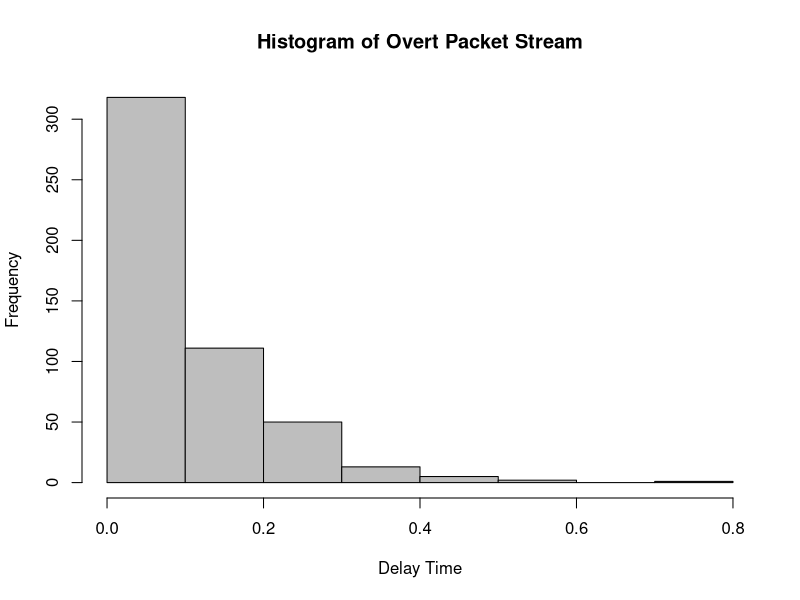
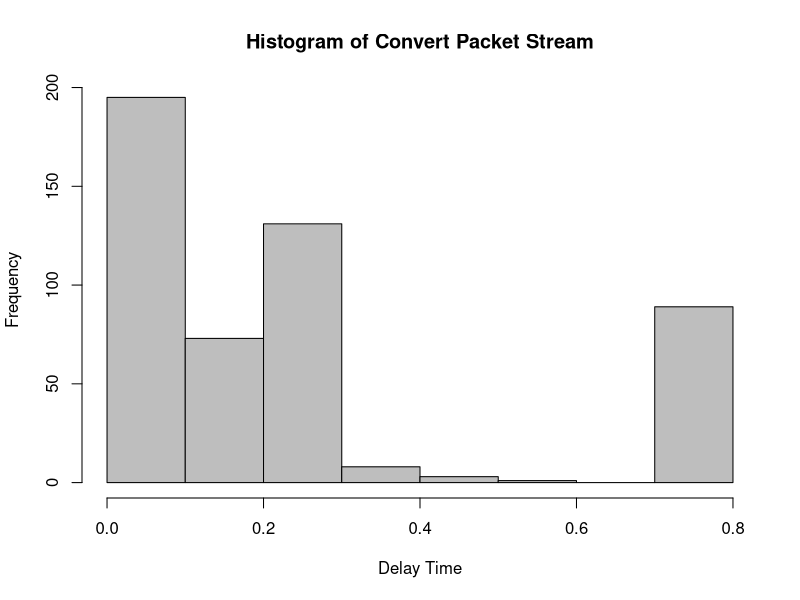
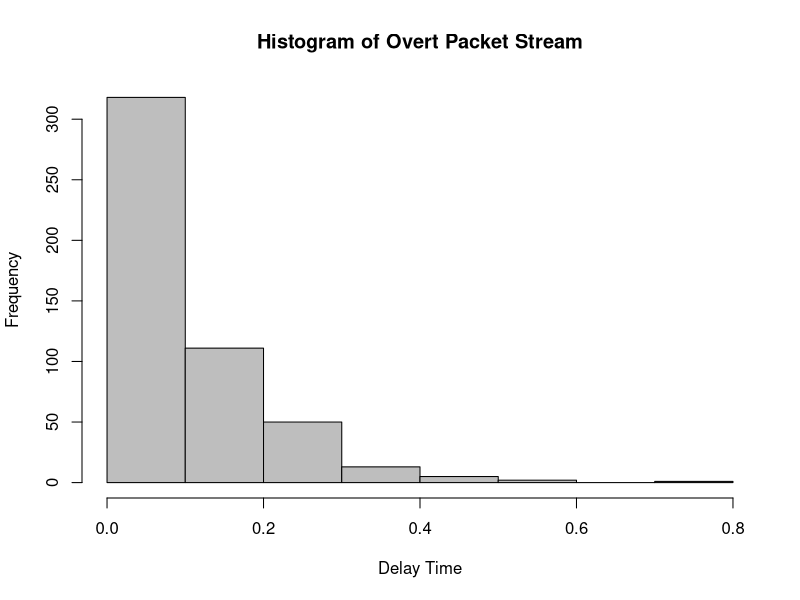
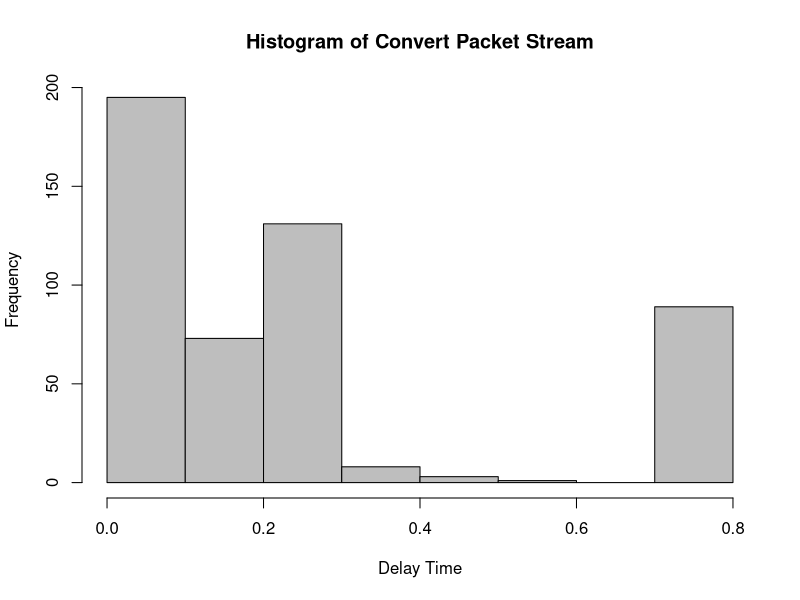
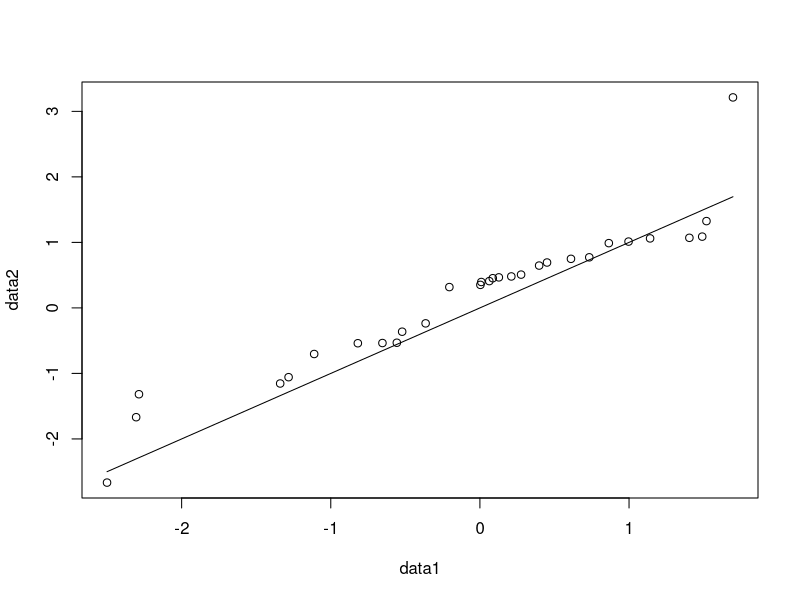
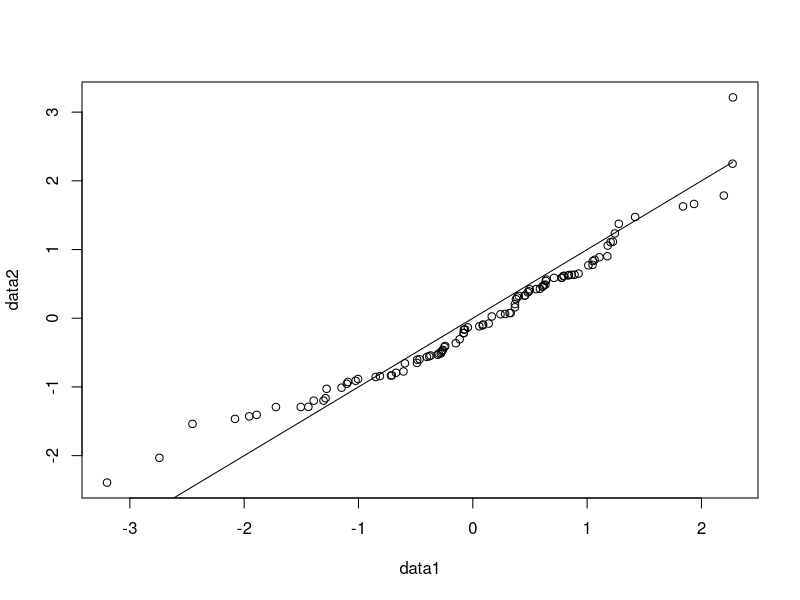
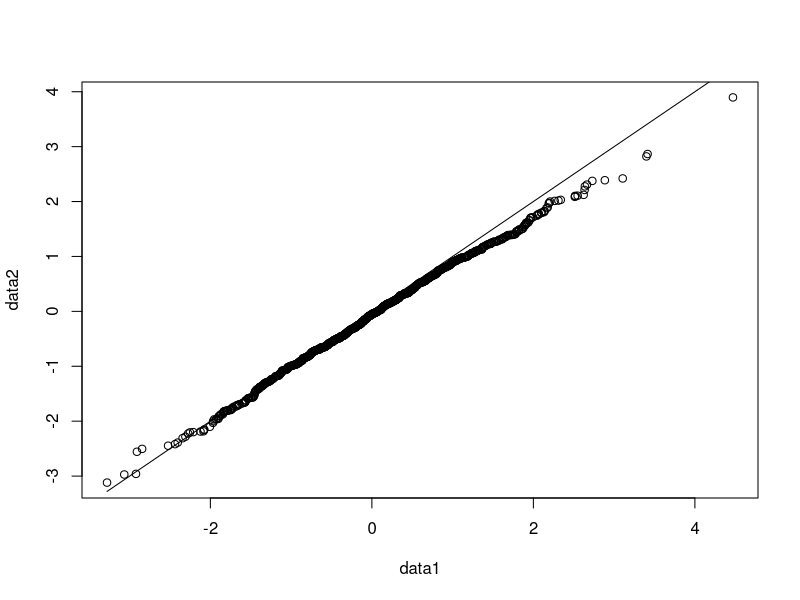
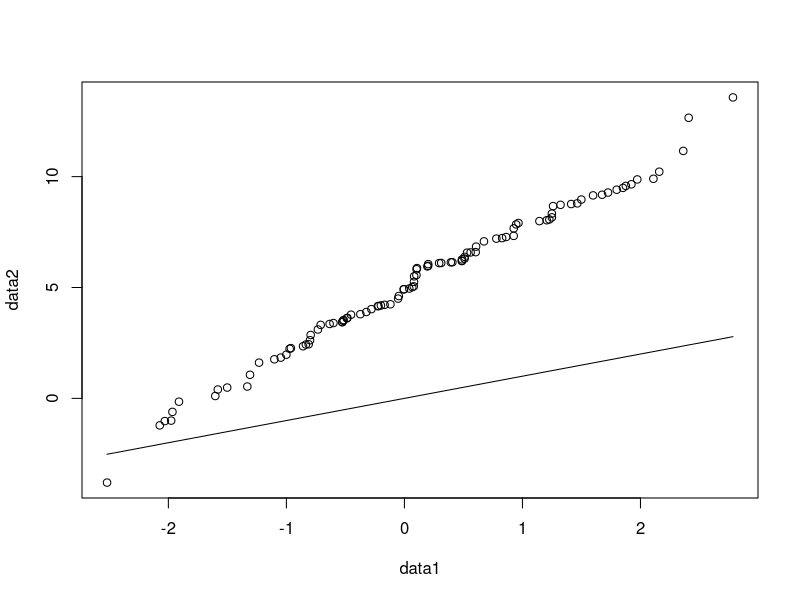

Here is the R script that generated these plots, in order: (Note: this script raises an error after producing the figures.)
## ---- chunk 1
knitr::opts_chunk$set(echo = TRUE)
## ---- chunk 2
Traffic_data_orig <- read.csv("Traffic_data_orig.csv", header=TRUE)
message <- "this is a secret message"
raw <- charToRaw(message)
time = Traffic_data_orig$Time
num = as.integer(rawToBits(raw))

delays = numeric(length(time) - 1)
for (i in (1:(length(time) - 1))) {
  delays[i] = time[i+1] - time[i]
}

index = 1
bitlen = length(raw)*8
encrpt <- numeric(length(raw)*8)
for (i in (0:(length(raw)-1))) {
  for (j in 1:8) {
    if (num[i*8+j] == 0) {
      encrpt[index] = 0.25
    }
    else {
      encrpt[index] = 0.75
    }
    index = index+1
    j = j-1
  }
}

delays2 = delays
for (i in (1:bitlen)) {
  delays2[i] = encrpt[i]
}
## ---- chunk 3
hist(delays, col='grey', xlab = 'Delay Time',
     main = 'Histogram of Overt Packet Stream')
hist(delays2, col='grey', xlab = 'Delay Time',
     main = 'Histogram of Convert Packet Stream')
## ---- chunk 4
Traffic_data_orig <- read.csv("Traffic_data_orig.csv", header=TRUE)
message <- "this is a secret message"
raw <- charToRaw(message)
time = Traffic_data_orig$Time
num = as.integer(rawToBits(raw))
delays = numeric(length(time) - 1)
for (i in (1:(length(time) - 1))) {
  delays[i] = time[i+1] - time[i]
}
m = median(delays)
max = max(delays)
min = min(delays)

index = 1
bitlen = length(raw)*8
encrpt <- numeric(length(raw)*8)
for (i in (0:(length(raw)-1))) {
  for (j in 1:8) {
    if (num[i * 8 + j] == 0) {
      encrpt[index] = runif(1, min, m)
    }
    else {
      encrpt[index] = runif(1, m, max)
    }
    index = index + 1
    j = j - 1
  }
}

delays3 = delays
for (i in (1:bitlen)) {
  delays3[i] = encrpt[i]
}
## ---- chunk 5
hist(delays, col='grey', xlab = 'Delay Time',
     main = 'Histogram of Overt Packet Stream')
hist(delays2, col='grey', xlab = 'Delay Time',
     main = 'Histogram of Convert Packet Stream')
## ---- chunk 6
data1 <- rnorm(30)
data2 <- rnorm(30)
qqplot(data1, data2)
lines(data1, data1, type = 'l')
## ---- chunk 7
data1 <- rnorm(100)
data2 <- rnorm(100)
qqplot(data1, data2)
lines(data1, data1, type = 'l')
data1 <- rnorm(1000)
data2 <- rnorm(1000)
qqplot(data1, data2)
lines(data1, data1, type = 'l')
## ---- chunk 8
data1 <- rnorm(100)
data2 <- rnorm(100, mean = 5, sd = 3)
qqplot(data1, data2)
lines(data1, data1, type = 'l')
## ---- chunk 9
data1 <- rexp(100)
data2 <- rexp(100)
qqplot(data1, data2)
lines(data1, data1, type = 'l')
data1 <- rexp(1000)
data2 <- rexp(1000)
qqplot(data1, data2)
lines(data1, data1, type = 'l')
## ---- chunk 10
data1 <- rnorm(100)
data2 <- rexp(100)
qqplot(data1, data2)
lines(data1, data1, type = 'l')
data1 <- rnorm(500)
data2 <- rexp(500)
qqplot(data1, data2)
lines(data1, data1, type = 'l')
## ---- chunk 11
qqplot(delays, delays2)
lines(delays, delays, type = 'l')
## ---- chunk 12
qqplot(delays, delays3)
lines(delays, delays, type = 'l')
## ---- chunk 13
Traffic_data_orig <- read.csv("Traffic_data_orig.csv", header=TRUE)
message <- "this is a secret message"
raw <- charToRaw(message)
time = Traffic_data_orig$Time
num = as.integer(rawToBits(raw))
delays = numeric(length(time) - 1)
for (i in (1:(length(time) - 1))) {
  delays[i] = time[i+1] - time[i]
}
m = median(delays)
max = max(delays)
min = min(delays)

index = 1
bitlen = length(raw)*8
encrpt <- numeric(length(raw)*8)
for (i in (0:(length(raw)-1))) {
  for (j in 1:8) {
    if (num[i * 8 + j] == 0) {
      encrpt[index] = sample(delays[which(delays >= min && delays <= m)])[1]
    }
    else {
      encrpt[index] = sample(delays[which(delays >= m && delays <= max)])[1]
    }
    index = index + 1
    j = j - 1
  }
}

delays4 = delays
for (i in (1:bitlen)) {
  delays4[i] = encrpt[i]
}
qqplot(delays, delays4)
lines(delays, delays, type = 'l')
## ---- chunk 14
generateMessage <- function (len) {
  message <- numeric(len)
  for (i in (1:len)){
    message[i] = sample(c(0,1), 1)
  }
  return(message)
}

generateTime <- function(ipd, len) {
  time <- numeric(len)
  time[1] = 0
  for (i in (2:len)){
    time[i] = time[i-1] + ipd[i-1]
  }
  return(time)
}

generateProb <- function (mlen, bufferNum) {
  bufferSize = 20
  currbuffer = bufferNum
  message <- generateMessage(mlen) # Generate the random bit pattern
  ipdSource <- rexp(100)
  ipdSend <- rexp(100)
  ipdEncrypt <- ipdSend
  ipdTime <- generateTime(ipdSource, 101)
  currTime = ipdTime[bufferNum]
  min = min(ipdSend)
  max = max(ipdSend)
  med = median(ipdSend)
  underflow = 0
  overflow = 0
  currbuffer = 2

  index = bufferNum + 1
 
    for (i in (1:mlen)) {
      # Generate a delay
      if (message[i] == 0) {
        delay = runif(1, min, med)
        ipdEncrypt[i] = delay
      } else {
        delay = runif(1, med, max)
        ipdEncrypt[i] = delay
      }
      currTime = currTime + delay # update time
      # Update the state of the buffer depending on the number of arrivals during that time.
      if (currTime <= ipdTime[index]) {
        currbuffer = currbuffer - 1
        if (currbuffer < 1){
          underflow = 1
          break
        }
      } else {
        currbuffer = currbuffer + 1
        if (currbuffer > bufferSize){
          overflow = 1
          break
        }
      }
      index = index + 1
    }
  return(c(underflow,overflow))
}
probsU <- numeric(1000)
probsO <- numeric(1000)
for (t in (1:1000)) {
  m <- c(16,32)
  bufferNum <- c(2,6,10,14,18)
  underflow = 0
  overflow = 0
  count = 0
  for (i in (1:2)) {
      for (j in (1:5)) {
        output <- generateProb(m[i], bufferNum[j])
        underflow = underflow + output[1]
        overflow = overflow + output[2]
        count = count + 1
      }
  }
  probsU[t] = underflow/count
  probsO[t] = overflow/count
}
c(mean(probsU), mean(probsO))
## ---- chunk 15
generateProb <- function (mlen, bufferNum) {
  bufferSize = 20
  currbuffer = bufferNum
  message <- generateMessage(mlen) # Generate the random bit pattern
  ipdSource <- runif(100,0,1)
  ipdSend <- runif(100,0,1)
  ipdEncrypt <- ipdSend
  ipdTime <- generateTime(ipdSource, 101)
  currTime = ipdTime[bufferNum]
  min = min(ipdSend)
  max = max(ipdSend)
  med = median(ipdSend)
  underflow = 0
  overflow = 0
  currbuffer = 2

  index = bufferNum + 1
 
    for (i in (1:mlen)) {
      # Generate a delay
      if (message[i] == 0) {
        delay = runif(1, min, med)
        ipdEncrypt[i] = delay
      } else {
        delay = runif(1, med, max)
        ipdEncrypt[i] = delay
      }
      currTime = currTime + delay # update time
      # Update the state of the buffer depending on the number of arrivals during that time.
      if (currTime <= ipdTime[index]) {
        currbuffer = currbuffer - 1
        if (currbuffer < 1){
        underflow = 1
        break
      }
      } else {
        currbuffer = currbuffer + 1
        if (currbuffer > bufferSize){
          overflow = 1
          break
        }
      }
      index = index + 1
    }
  return(c(underflow,overflow))
}
probsU <- numeric(1000)
probsO <- numeric(1000)
for (t in (1:1000)) {
  m <- c(16,32)
  bufferNum <- c(2,6,10,14,18)
  underflow = 0
  overflow = 0
  count = 0
  for (i in (1:2)) {
      for (j in (1:5)) {
        output <- generateProb(m[i], bufferNum[j])
        underflow = underflow + output[1]
        overflow = overflow + output[2]
        count = count + 1
      }
  }
  probsU[t] = underflow/count
  probsO[t] = overflow/count
}
c(mean(probsU), mean(probsO))
